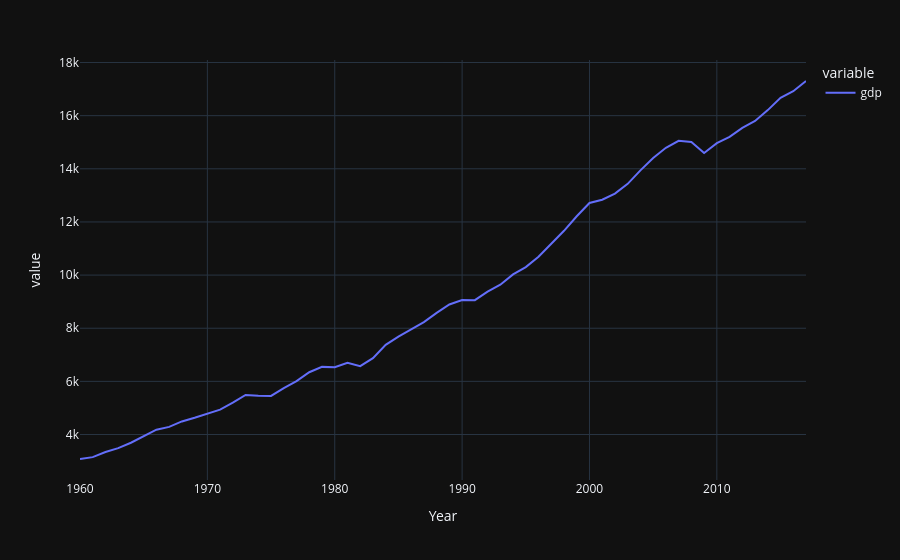

The cell this chart's notebook holds for it:
### Markdown cell above
###### What was the largest GDP of any country in each year?

### Code cell
px.line(df.groupby("Year")[["gdp"]].agg(max))

### Figure 1 — Plotly figure (JSON) as saved in the notebook; plotly's stock layout.template omitted (floating-point values rounded to 4 significant figures)
{"data": [{"hovertemplate": "variable=gdp<br>Year=%{x}<br>value=%{y}<extra></extra>", "legendgroup": "gdp", "line": {"color": "#636efa", "dash": "solid"}, "marker": {"symbol": "circle"}, "mode": "lines", "name": "gdp", "orientation": "v", "showlegend": true, "x": [1960, 1961, 1962, 1963, 1964, 1965, 1966, 1967, 1968, 1969, 1970, 1971, 1972, 1973, 1974, 1975, 1976, 1977, 1978, 1979, 1980, 1981, 1982, 1983, 1984, 1985, 1986, 1987, 1988, 1989, 1990, 1991, 1992, 1993, 1994, 1995, 1996, 1997, 1998, 1999, 2000, 2001, 2002, 2003, 2004, 2005, 2006, 2007, 2008, 2009, 2010, 2011, 2012, 2013, 2014, 2015, 2016, 2017], "xaxis": "x", "y": [3078.0, 3149.0, 3341.0, 3488.0, 3690.0, 3926.0, 4182.0, 4286.0, 4492.0, 4631.0, 4780.0, 4937.0, 5197.0, 5490.0, 5462.0, 5451.0, 5745.0, 6009.0, 6344.0, 6545.0, 6529.0, 6699.0, 6571.0, 6875.0, 7374.0, 7687.0, 7956.0, 8232.0, 8578.0, 8894.0, 9064.0, 9058.0, 9380.0, 9637.0, 10030.0, 10300.0, 10690.0, 11170.0, 11670.0, 12210.0, 12710.0, 12840.0, 13070.0, 13430.0, 13940.0, 14410.0, 14790.0, 15060.0, 15010.0, 14590.0, 14960.0, 15200.0, 15540.0, 15800.0, 16210.0, 16670.0, 16920.0, 17300.0], "yaxis": "y", "type": "scatter"}], "layout": {"xaxis": {"anchor": "y", "domain": [0.0, 1.0], "title": {"text": "Year"}}, "yaxis": {"anchor": "x", "domain": [0.0, 1.0], "title": {"text": "value"}}, "legend": {"title": {"text": "variable"}, "tracegroupgap": 0}, "margin": {"t": 60}}}
